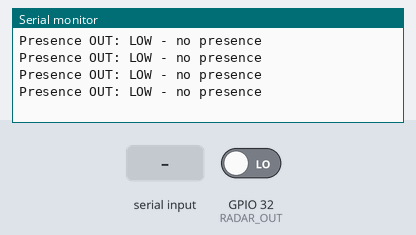
A sketch run on a simulated ESP32. On the bench: the last lines printed to the serial monitor. The test bench sets the inputs (shaded band); at power-on: GPIO 32 (RADAR_OUT) LOW.

Above: at 1.8 s.
1.9 s: GPIO 32 (RADAR_OUT) driven HIGH
At 2.4 s:
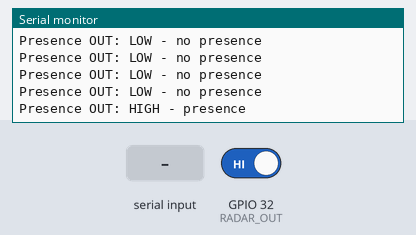
4.0 s: "1" received over the second serial link
At 4.4 s:
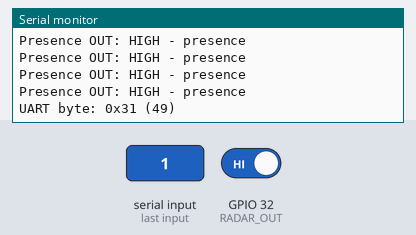
5.5 s: "0" received over the second serial link
At 5.9 s:
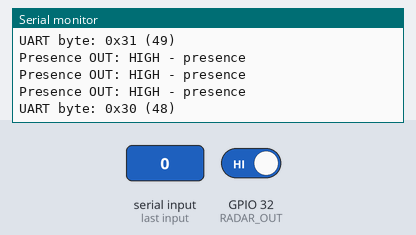

The sketch:

02_HLK_LD2410C_Test.ino
```cpp
// HLK-LD2410C simple presence + UART monitor.
// Sensor TX -> ESP32 GPIO16 (RX)
// Sensor RX -> ESP32 GPIO17 (TX)
// Sensor OUT -> ESP32 GPIO32
// Sensor VCC -> regulated 5V supply; GND -> common GND.
// UART default: 256000 baud, 8N1.

HardwareSerial RadarSerial(2);
const int RADAR_RX = 16;
const int RADAR_TX = 17;
const int RADAR_OUT = 32;

void setup() {
  Serial.begin(115200);
  pinMode(RADAR_OUT, INPUT);
  RadarSerial.begin(256000, SERIAL_8N1, RADAR_RX, RADAR_TX);
  Serial.println("HLK-LD2410C test started.");
  Serial.println("OUT pin gives a simple presence indication.");
  Serial.println("UART output below is raw bytes, not decoded measurements.");
}

void loop() {
  Serial.printf("Presence OUT: %s\n",
                digitalRead(RADAR_OUT) ? "HIGH - presence" : "LOW - no presence");

  while (RadarSerial.available()) {
    uint8_t b = RadarSerial.read();
    Serial.printf("UART byte: 0x%02X (%u)\n", b, b);
  }
  delay(500);
}
```

Measured:
- after the input at 1.9 s, the serial monitor: prints a new line after 0.11 s (image 1)
- after the input at 4.0 s, the serial monitor: prints a new line at once (image 2)
- after the input at 5.5 s, the serial monitor: prints a new line at once (image 3)
